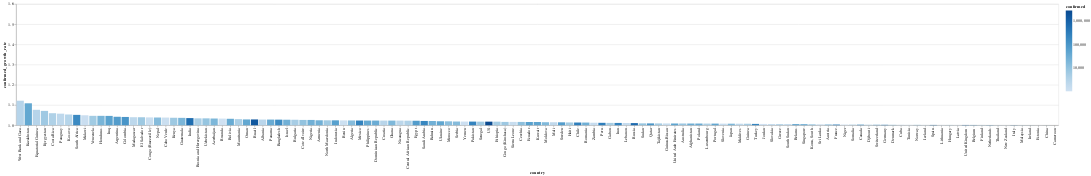

Notebook source saved alongside this figure:
### Markdown cell above
# Tasa de contagios por país

El color corresponde con la cantidad de casos confirmados

### Code cell
today_df = global_df[
    (global_df.date == global_df.date.max()) & 
    (global_df.confirmed > 1000)
]


alt.Chart(today_df).mark_bar().encode(
    x=alt.X(
        'country', 
        sort=list(
            today_df.set_index('country')
                    .confirmed_growth_rate
                    .sort_values()
                    .index[::-1]
        )
    ),
    y=alt.X(
        'confirmed_growth_rate', 
        scale=alt.Scale(domain=[1, 1.6], clamp=True)
    ),
    color=alt.Color('confirmed', scale=alt.Scale(type='log')),
    tooltip=list(today_df.columns)
)

### Figure 1 — Vega-Lite specification as saved in the notebook (floating-point values rounded to 4 significant figures; data arrays with more than 128 entries replaced by an {"elided": "..."} marker saying what was removed)
{"config": {"view": {"continuousWidth": 400, "continuousHeight": 300}}, "data": {"name": "data-871561ba93787e05986ca524c15c8d13"}, "mark": "bar", "encoding": {"color": {"type": "quantitative", "field": "confirmed", "scale": {"type": "log"}}, "tooltip": [{"type": "temporal", "field": "date"}, {"type": "nominal", "field": "country"}, {"type": "quantitative", "field": "confirmed"}, {"type": "quantitative", "field": "recovered"}, {"type": "quantitative", "field": "death"}, {"type": "quantitative", "field": "confirmed_growth_rate"}, {"type": "quantitative", "field": "death_growth_rate"}, {"type": "temporal", "field": "first_infaction_date"}, {"type": "quantitative", "field": "days_from_first_infection"}, {"type": "temporal", "field": "tenth_infaction_date"}, {"type": "quantitative", "field": "days_from_tenth_infection"}, {"type": "temporal", "field": "first_death_date"}, {"type": "quantitative", "field": "days_from_first_death"}, {"type": "temporal", "field": "tenth_death_date"}, {"type": "quantitative", "field": "days_from_tenth_death"}], "x": {"type": "nominal", "field": "country", "sort": {"elided": "129 str values"}}, "y": {"type": "quantitative", "field": "confirmed_growth_rate", "scale": {"clamp": true, "domain": [1, 1.6]}}}, "$schema": "https://vega.github.io/schema/vega-lite/v4.8.1.json", "datasets": {"data-871561ba93787e05986ca524c15c8d13": {"elided": "129 records"}}}
